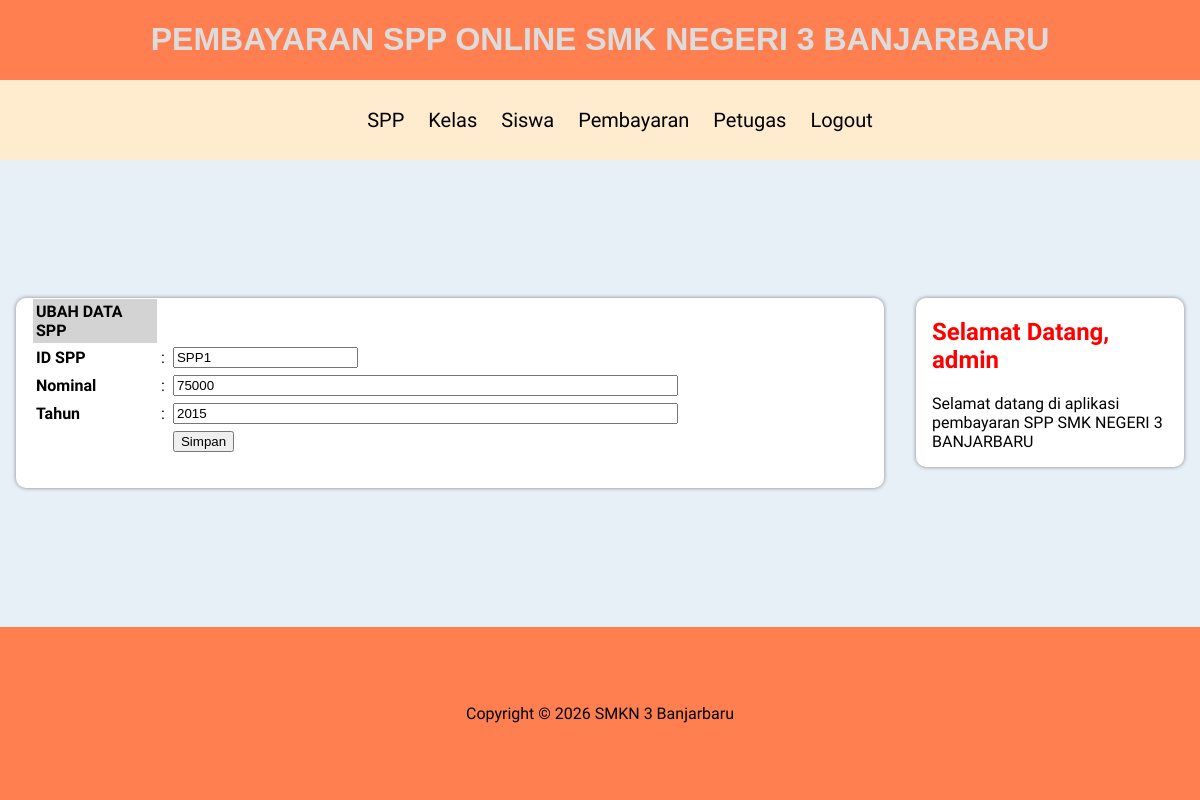
Page /admin/halaman_admin.php?open=edit_spp&id_spp=SPP1 (signed in) on the committed database.
### tables this page shows
CREATE TABLE `spp` (
  `id_spp` varchar(5) NOT NULL,
  `tahun` int(4) NOT NULL,
  `nominal` int(10) NOT NULL
);

### admin/edit_spp.php (the view, shortened to what this page needs)
<?php
include_once "../src/koneksi.php";
$id_spp = $_GET['id_spp'];
$sql = mysqli_query($koneksi, "SELECT * FROM spp WHERE id_spp = '$id_spp'");
$data = mysqli_fetch_array($sql);
?>
<form action="<?php $_SERVER['PHP_SELF']; ?>" method="post" name="form1" target="_self">
    <table class="table-list" width="650" border="0" cellspacing="1" cellpadding="3">
        <tr>
            <td bgcolor="lightgray"><strong>UBAH DATA SPP</strong></td>
            <td>&nbsp;</td>
            <td>&nbsp;</td>
        </tr>
        <tr>
            <td width="182"><strong>ID SPP</strong></td>
            <td width="6">:</td>
            <td width="440"><input name="id_spp" type="text" value="<?php echo $data['id_spp']; ?>" readonly="true"></td>
        </tr>
        <tr>
            <td><strong>Nominal</strong></td>
            <td>:</td>
            <td><input name="nominal" type="text" value="<?php echo $data['nominal']; ?>" size="60" maxlength="100"></td>
        </tr>
        <tr>
            <td><strong>Tahun</strong></td>
            <td>:</td>
            <td><input name="tahun" type="text" value="<?php echo $data['tahun']; ?>" size="60" maxlength="100"></td>
        </tr>
        <tr>
            <td>&nbsp;</td>
            <td>&nbsp;</td>
            <td><input name="btnSimpan" type="submit" id="btnSimpan" value="Simpan"></td>
        </tr>
    </table>
</form>

### src/style.css (style rules this page uses)
body { box-sizing: border-box; font-family: 'arimo', sans-serif; margin: 0; background-color: rgb(232, 240, 247); display: grid; row-gap: 1rem; grid-template-columns: 3fr 1fr; grid-template-areas: "header header" "main sidebar" "footer footer"; }

### rows in the picture
spp: id_spp "SPP1", nominal "75000", tahun "2015"

### other values in the picture
$_SESSION['username'] "admin"
